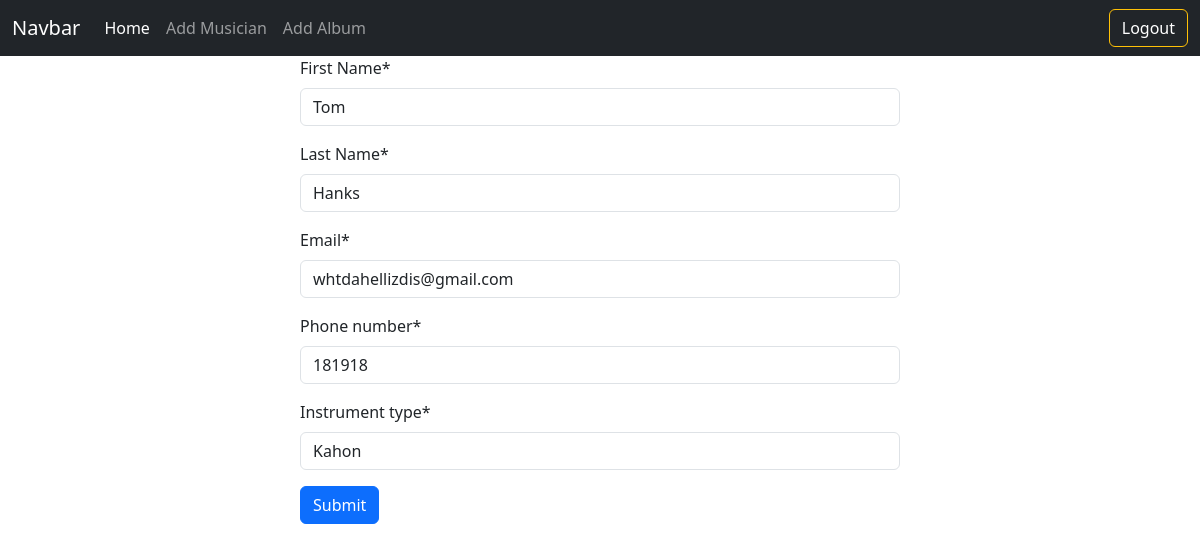
/musician/edit/1 (signed in), run on the app's committed database.
### Musician/models.py (models this page shows, shortened)
class MusicianDB(models.Model):
    First_Name = models.CharField(max_length=40)
    Last_Name = models.CharField(max_length=40)
    Email = models.EmailField()
    Phone_number= models.CharField(max_length=14)
    Instrument_type= models.CharField(max_length=14)

### Musician/views.py (the view)
# urls.py: path('edit/<int:id>', views.edit_musician.as_view(),name='edit_musician'),
@method_decorator(login_required(login_url='login'),name='dispatch')
class edit_musician(UpdateView):
    model = MusicianDB
    form_class = MusicianForm
    template_name = 'musician.html'
    pk_url_kwarg = 'id'
    success_url = reverse_lazy('homepage')

### Musician/forms.py
class MusicianForm(forms.ModelForm):
    class Meta :
        model = MusicianDB
        fields='__all__'

### Musician/templates/musician.html (shortened to what this page needs)
{% extends "base.html" %}
{% load crispy_forms_tags %}
{% block content %}
<form style="width:50% ; margin:auto;" method='post'>
    {{form|crispy}}
    <button class ="btn btn-primary" type="submit">Submit</button>
</form>
{% endblock content %}

### data on the page
MusicianDB: First_Name "Tom", Last_Name "Hanks", Email "whtdahellizdis@gmail.com", Phone_number "181918", Instrument_type "Kahon"
